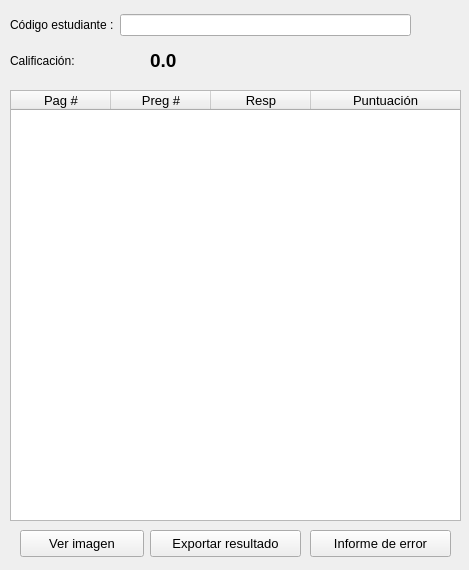
<?xml version="1.0" encoding="UTF-8"?>
<ui version="4.0">
 <class>frm_resultado_individual</class>
 <widget class="QWidget" name="frm_resultado_individual">
  <property name="geometry">
   <rect>
    <x>0</x>
    <y>0</y>
    <width>469</width>
    <height>570</height>
   </rect>
  </property>
  <property name="font">
   <font>
    <family>Arial</family>
   </font>
  </property>
  <property name="windowTitle">
   <string>Form</string>
  </property>
  <property name="styleSheet">
   <string notr="true"/>
  </property>
  <widget class="QLabel" name="lb_info_cal">
   <property name="geometry">
    <rect>
     <x>10</x>
     <y>50</y>
     <width>121</width>
     <height>21</height>
    </rect>
   </property>
   <property name="text">
    <string>Calificación:</string>
   </property>
  </widget>
  <widget class="QLabel" name="lb_calificacion">
   <property name="geometry">
    <rect>
     <x>150</x>
     <y>50</y>
     <width>231</width>
     <height>20</height>
    </rect>
   </property>
   <property name="font">
    <font>
     <family>Arial</family>
     <pointsize>14</pointsize>
     <weight>75</weight>
     <italic>false</italic>
     <bold>true</bold>
    </font>
   </property>
   <property name="styleSheet">
    <string notr="true">font: bold 14pt &quot;Arial&quot;;</string>
   </property>
   <property name="text">
    <string>0.0</string>
   </property>
  </widget>
  <widget class="QWidget" name="layoutWidget">
   <property name="geometry">
    <rect>
     <x>10</x>
     <y>10</y>
     <width>401</width>
     <height>30</height>
    </rect>
   </property>
   <layout class="QHBoxLayout" name="hl_1">
    <item>
     <widget class="QLabel" name="lb_codest">
      <property name="font">
       <font>
        <family>Arial</family>
       </font>
      </property>
      <property name="text">
       <string>Código estudiante :</string>
      </property>
     </widget>
    </item>
    <item>
     <widget class="QLineEdit" name="le_codest">
      <property name="font">
       <font>
        <family>Arial</family>
       </font>
      </property>
      <property name="readOnly">
       <bool>true</bool>
      </property>
     </widget>
    </item>
   </layout>
  </widget>
  <widget class="QTableWidget" name="tbl_respuestas_est">
   <property name="enabled">
    <bool>true</bool>
   </property>
   <property name="geometry">
    <rect>
     <x>10</x>
     <y>90</y>
     <width>451</width>
     <height>431</height>
    </rect>
   </property>
   <property name="sizePolicy">
    <sizepolicy hsizetype="Expanding" vsizetype="Expanding">
     <horstretch>0</horstretch>
     <verstretch>0</verstretch>
    </sizepolicy>
   </property>
   <property name="font">
    <font>
     <family>Arial</family>
     <pointsize>10</pointsize>
    </font>
   </property>
   <property name="frameShape">
    <enum>QFrame::StyledPanel</enum>
   </property>
   <property name="frameShadow">
    <enum>QFrame::Sunken</enum>
   </property>
   <property name="alternatingRowColors">
    <bool>true</bool>
   </property>
   <property name="selectionMode">
    <enum>QAbstractItemView::SingleSelection</enum>
   </property>
   <property name="selectionBehavior">
    <enum>QAbstractItemView::SelectRows</enum>
   </property>
   <property name="gridStyle">
    <enum>Qt::DotLine</enum>
   </property>
   <property name="sortingEnabled">
    <bool>true</bool>
   </property>
   <attribute name="horizontalHeaderStretchLastSection">
    <bool>true</bool>
   </attribute>
   <column>
    <property name="text">
     <string>Pag #</string>
    </property>
    <property name="font">
     <font>
      <family>Arial</family>
      <pointsize>10</pointsize>
     </font>
    </property>
    <property name="textAlignment">
     <set>AlignHCenter|AlignVCenter|AlignCenter</set>
    </property>
   </column>
   <column>
    <property name="text">
     <string>Preg #</string>
    </property>
    <property name="font">
     <font>
      <family>Arial</family>
      <pointsize>10</pointsize>
     </font>
    </property>
    <property name="textAlignment">
     <set>AlignHCenter|AlignVCenter|AlignCenter</set>
    </property>
   </column>
   <column>
    <property name="text">
     <string>Resp</string>
    </property>
    <property name="font">
     <font>
      <family>Arial</family>
      <pointsize>10</pointsize>
     </font>
    </property>
    <property name="textAlignment">
     <set>AlignHCenter|AlignVCenter|AlignCenter</set>
    </property>
   </column>
   <column>
    <property name="text">
     <string>Puntuación</string>
    </property>
    <property name="font">
     <font>
      <family>Arial</family>
      <pointsize>10</pointsize>
     </font>
    </property>
    <property name="textAlignment">
     <set>AlignHCenter|AlignVCenter|AlignCenter</set>
    </property>
   </column>
  </widget>
  <widget class="QPushButton" name="btn_exportar">
   <property name="geometry">
    <rect>
     <x>150</x>
     <y>530</y>
     <width>151</width>
     <height>27</height>
    </rect>
   </property>
   <property name="font">
    <font>
     <family>Arial</family>
     <pointsize>10</pointsize>
    </font>
   </property>
   <property name="text">
    <string>Exportar resultado</string>
   </property>
   <property name="icon">
    <iconset resource="img/fuente_imagenes.qrc">
     <normaloff>:/controles/excel-icon.png</normaloff>:/controles/excel-icon.png</iconset>
   </property>
  </widget>
  <widget class="QPushButton" name="btn_verimg">
   <property name="geometry">
    <rect>
     <x>20</x>
     <y>530</y>
     <width>124</width>
     <height>27</height>
    </rect>
   </property>
   <property name="font">
    <font>
     <family>Arial</family>
     <pointsize>10</pointsize>
    </font>
   </property>
   <property name="text">
    <string>Ver imagen</string>
   </property>
   <property name="icon">
    <iconset resource="img/fuente_imagenes.qrc">
     <normaloff>:/controles/picture-icon.png</normaloff>:/controles/picture-icon.png</iconset>
   </property>
  </widget>
  <widget class="QPushButton" name="btn_infoerror">
   <property name="geometry">
    <rect>
     <x>310</x>
     <y>530</y>
     <width>141</width>
     <height>27</height>
    </rect>
   </property>
   <property name="font">
    <font>
     <pointsize>10</pointsize>
    </font>
   </property>
   <property name="text">
    <string>Informe de error</string>
   </property>
   <property name="icon">
    <iconset resource="img/fuente_imagenes.qrc">
     <normaloff>:/controles/error-icon.png</normaloff>:/controles/error-icon.png</iconset>
   </property>
  </widget>
 </widget>
 <resources>
  <include location="img/fuente_imagenes.qrc"/>
 </resources>
 <connections/>
</ui>
